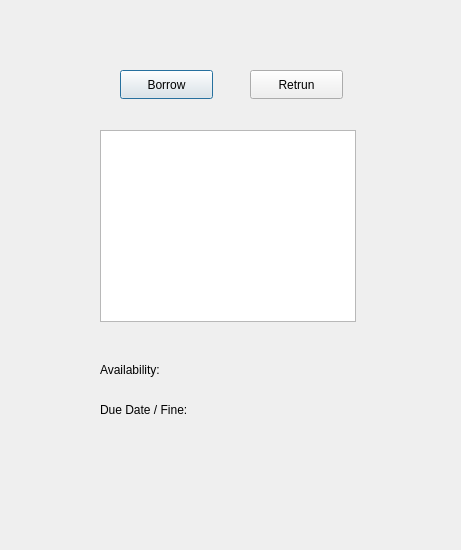
<?xml version="1.0" encoding="UTF-8"?>
<ui version="4.0">
 <class>BorrowReturnWindow</class>
 <widget class="QDialog" name="BorrowReturnWindow">
  <property name="geometry">
   <rect>
    <x>0</x>
    <y>0</y>
    <width>461</width>
    <height>550</height>
   </rect>
  </property>
  <property name="windowTitle">
   <string>Dialog</string>
  </property>
  <widget class="QLabel" name="dueDateLabel">
   <property name="geometry">
    <rect>
     <x>100</x>
     <y>400</y>
     <width>256</width>
     <height>20</height>
    </rect>
   </property>
   <property name="text">
    <string>Due Date / Fine:</string>
   </property>
  </widget>
  <widget class="QLabel" name="availabilityLabel">
   <property name="geometry">
    <rect>
     <x>100</x>
     <y>360</y>
     <width>256</width>
     <height>20</height>
    </rect>
   </property>
   <property name="text">
    <string>Availability:</string>
   </property>
  </widget>
  <widget class="QListWidget" name="bookListWidget">
   <property name="geometry">
    <rect>
     <x>100</x>
     <y>130</y>
     <width>256</width>
     <height>192</height>
    </rect>
   </property>
  </widget>
  <widget class="QPushButton" name="pushButton">
   <property name="geometry">
    <rect>
     <x>120</x>
     <y>70</y>
     <width>93</width>
     <height>29</height>
    </rect>
   </property>
   <property name="text">
    <string>Borrow</string>
   </property>
  </widget>
  <widget class="QPushButton" name="pushButton_2">
   <property name="geometry">
    <rect>
     <x>250</x>
     <y>70</y>
     <width>93</width>
     <height>29</height>
    </rect>
   </property>
   <property name="text">
    <string>Retrun</string>
   </property>
  </widget>
 </widget>
 <resources/>
 <connections/>
</ui>
